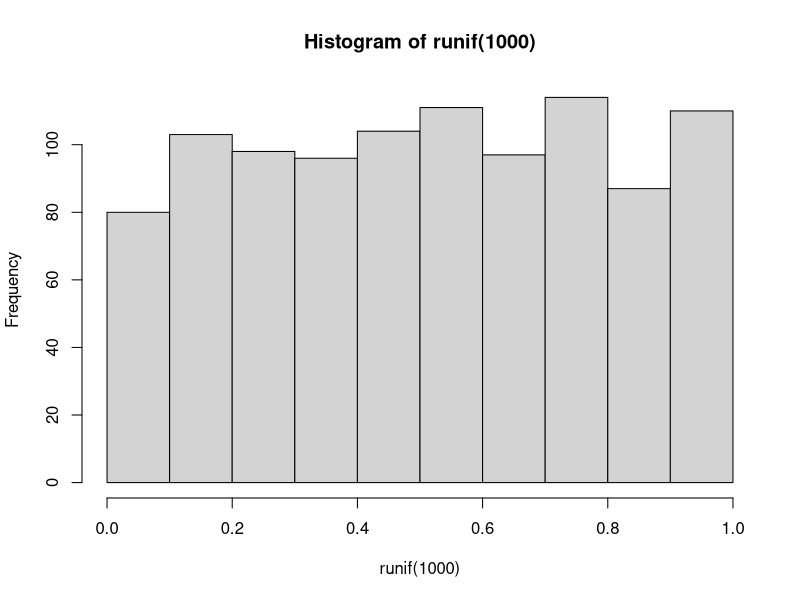
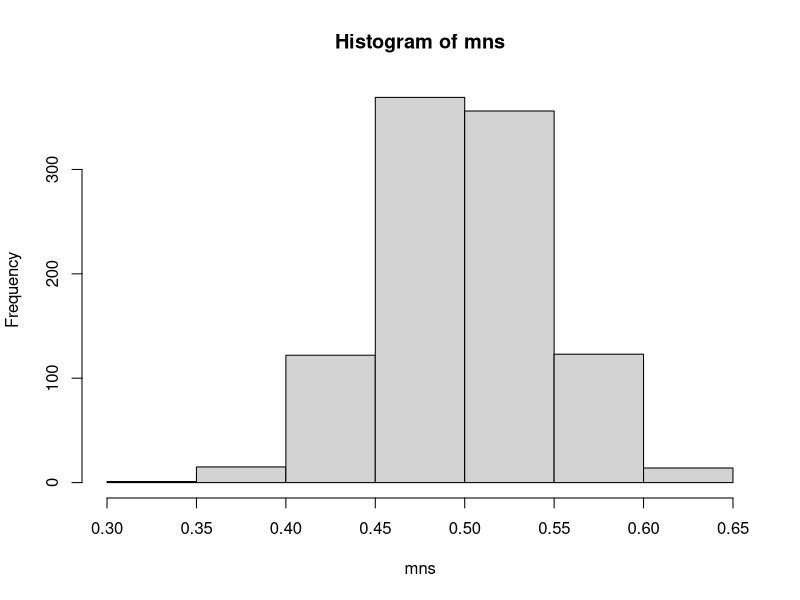
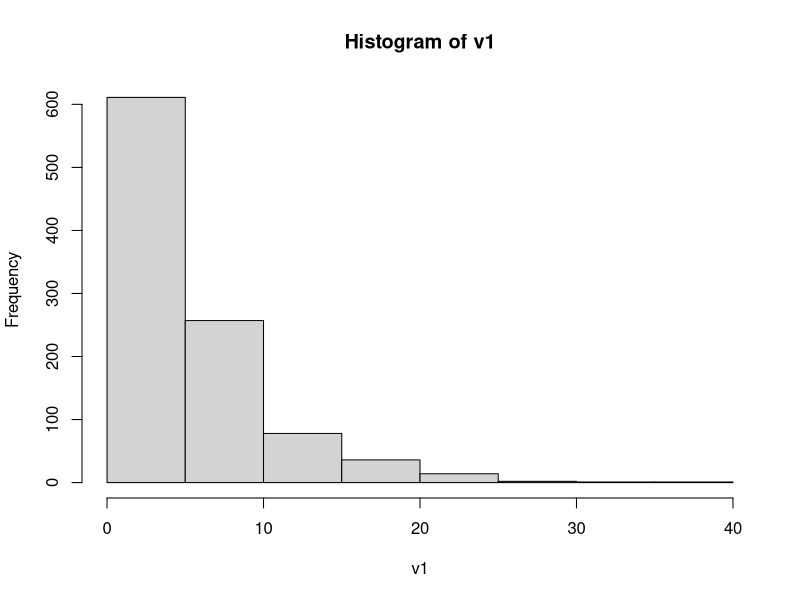
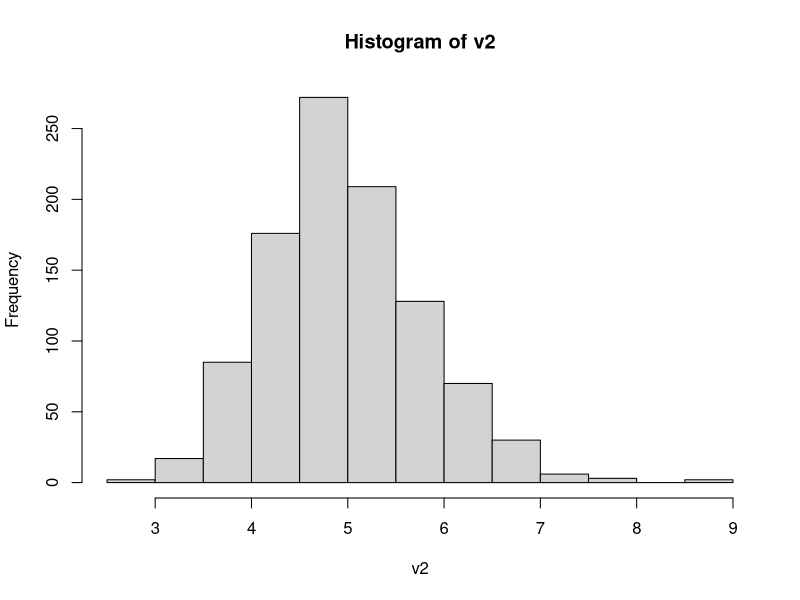
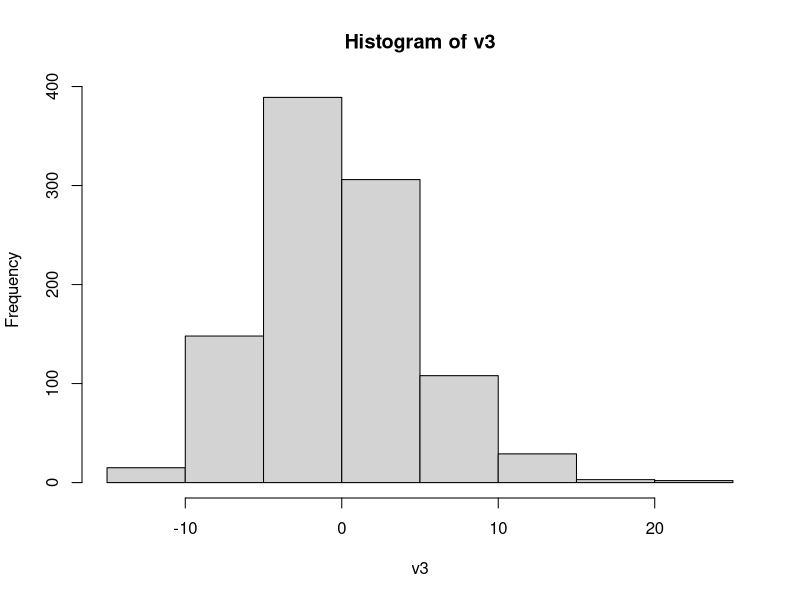
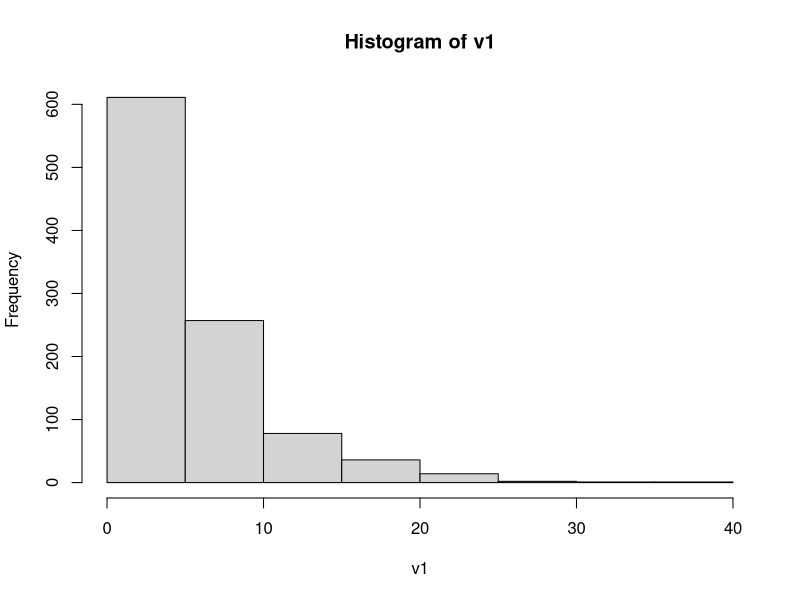
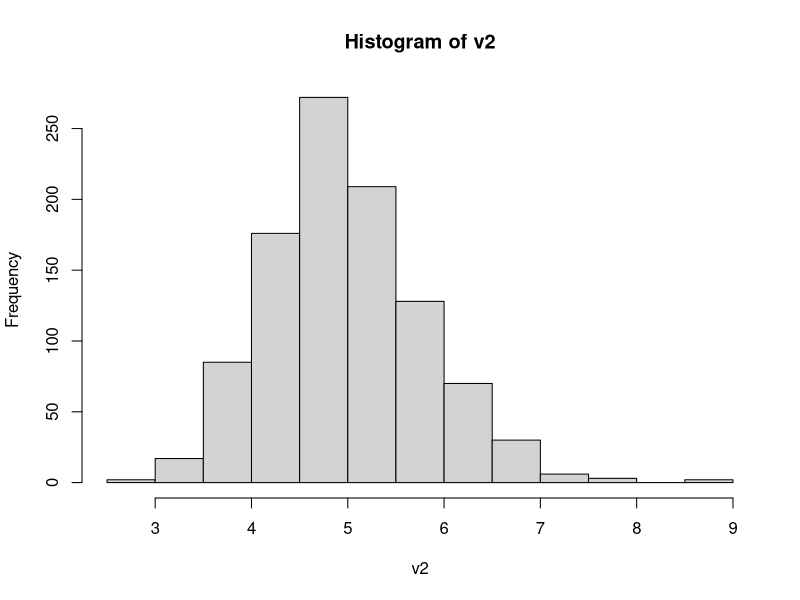

These figures' R source, in order:
#example
hist(runif(1000))
mns = NULL
for (i in 1 : 1000) mns = c(mns, mean(runif(40)))
hist(mns)

#project
n <- 1000
lambda <- 0.2
mean.theoretical <- 1/lambda
sd.theoretical <- 1/lambda
var.theoretical <- 1/lambda^2

v1 <- rexp(n, lambda)
hist(v1)

v2 <- NULL
se <- sqrt(var.theoretical / n)
cfunc <- function(x,n) (x - mean.theoretical) / se
for(i in 1:n) v2 <- c(v2, mean(rexp(40,lambda)))
v3 <- sapply(v2, cfunc)
hist(v2)
hist(v3)

# pt1
mean.theoretical
mean.sample <- mean(v2)

# pt2
var.theoretical
var(v3)

# pt3
hist(v1)
hist(v2)
